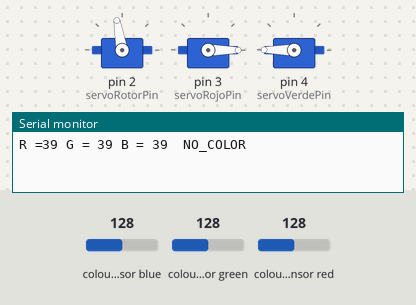
Recording of a sketch running on a simulated Arduino Uno, built with avr-gcc and run on an emulated ATmega328P. On the bench: 3 × servo, the last lines printed to the serial monitor. Wiring (inferred from the names in the program): TCS3200 colour sensor: output pin 12; S2 pin 10; S3 pin 11; S0 pin 8; S1 pin 9. The test bench sets the inputs (shaded band); at power-on: colour sensor green 128, colour sensor blue 128, colour sensor red 128.

Above: at 5.2 s.
5.3 s: colour sensor green set to 136
At 7.27 s:
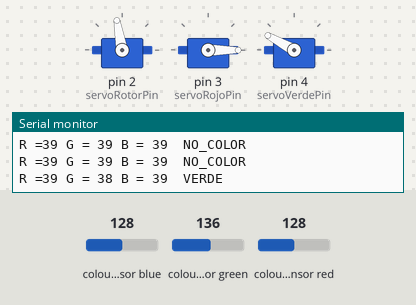
8.3 s: colour sensor blue set to 191
At 8.47 s:
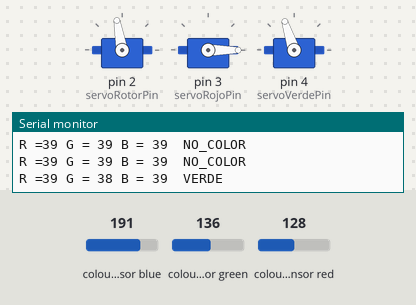
11.3 s: colour sensor red set to 250
At 13.41 s:
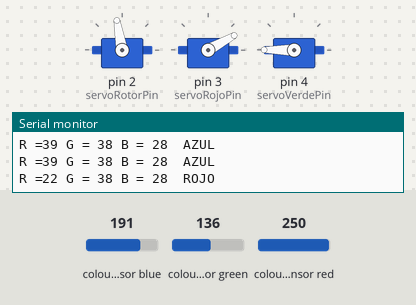
Timing chart, 0 to 20.3 s (numbered marks = the images above; inputs shaded):
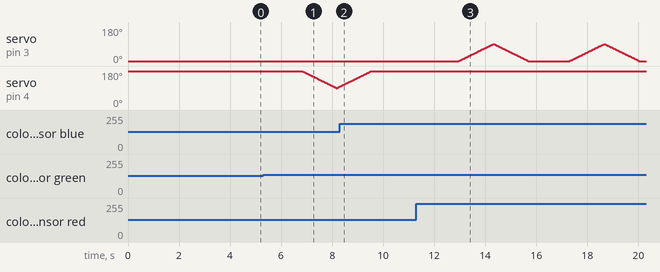

The sketch:

selectorColor.ino
```cpp
#include <Servo.h>

// SERVO ROTOR
const int servoRotorPin = 2;
Servo servoRotor;

// SERVO ROJO
const int servoRojoPin = 3;
Servo servoRojo;

// SERVO VERDE
const int servoVerdePin = 4;
Servo servoVerde;

// DETECTOR DE COLOR
const int colorS0 = 8;
const int colorS1 = 9;
const int colorS2 = 10;
const int colorS3 = 11;
const int colorOut = 12;

// COLORES
const String colorRojo = "ROJO";
const String colorVerde = "VERDE";
const String colorAzul = "AZUL";

// CONFIGURACION
void setup() {
  Serial.begin(9600);
  configurarServo360();
  configurarServoRojo();
  configurarServoVerde();
  configurarColor();
}

// LOGICA

void loop() {
  String color = leerColor();

  if (color == colorRojo) {
    delay(1000); // 1000 milisegundos es 1 segundo
    seleccionarRojo();
  } else if (color == colorVerde) {
    delay(1000);
    seleccionarVerde();
  }

}

// CONFIGURACION

void configurarServo360() {
  servoRotor.attach(servoRotorPin);
  servoRotor.write(100);
}

void configurarServoRojo() {
  servoRojo.attach(servoRojoPin);
  servoRojo.write(0);
}

void configurarServoVerde() {
  servoVerde.attach(servoVerdePin);
  servoVerde.write(180);
}

void configurarColor() {
  pinMode(colorS0, OUTPUT);
  pinMode(colorS1, OUTPUT);
  pinMode(colorS2, OUTPUT);
  pinMode(colorS3, OUTPUT);
  pinMode(colorOut, INPUT);

  digitalWrite(colorS0, HIGH);
  digitalWrite(colorS1, HIGH);
  delay (4000);
}

// FUNCIONALIDAD

void seleccionarRojo() {
  int pos = 0;

  // Gira el servo de 0 a 180 grados
  for (pos = 0; pos <= 90; pos += 1) {
    servoRojo.write(pos);  // Indica al servo que vaya a la posición 'pos'
    delay(15);  // Espera 15 milisegundos para que el servo alcance la posición
  }
  // Gira el servo de 180 a 0 grados
  for (pos = 90; pos >= 0; pos -= 1) {
    servoRojo.write(pos);  // Indica al servo que vaya a la posición 'pos'
    delay(15);  // Espera 15 milisegundos para que el servo alcance la posición
  }
}

void seleccionarVerde() {
  int pos = 0;
  // Gira el servo de 180 a 0 grados
  for (pos = 180; pos >= 90; pos -= 1) {
    servoVerde.write(pos);  // Indica al servo que vaya a la posición 'pos'
    delay(15);  // Espera 15 milisegundos para que el servo alcance la posición
  }

  // Gira el servo de 0 a 180 grados
  for (pos = 90; pos <= 180; pos += 1) {
    servoVerde.write(pos);  // Indica al servo que vaya a la posición 'pos'
    delay(15);  // Espera 15 milisegundos para que el servo alcance la posición
  }
}

String leerColor() {
  int rojo = leerRojo();
  // Delay para estabilizar el sensor
  delay(200);
  int verde = leerVerde();
  // Delay para estabilizar el sensor
  delay(200);
  int azul = leerAzul();
  // Delay para estabilizar el sensor
  delay(200);
  String color = "NO_COLOR";

  if (rojo < azul && verde > azul && rojo < 35) {
    color = colorRojo;
  } else if (azul < rojo && azul < verde && verde < rojo) {
    color = colorAzul;
  } else if (rojo > verde && azul > verde ) {
    color = colorVerde;
  }
  imprimirColores(rojo, verde, azul, color);
  return color;
}

int leerRojo() {
  digitalWrite(colorS2, LOW);
  digitalWrite(colorS3, LOW);
  //count OUT, pRed, RED
  return pulseIn(colorOut, digitalRead(colorOut) == HIGH ? LOW : HIGH);
}

int leerVerde() {
  digitalWrite(colorS2, HIGH);
  digitalWrite(colorS3, HIGH);
  return pulseIn(colorOut, digitalRead(colorOut) == HIGH ? LOW : HIGH);
}

int leerAzul() {
  digitalWrite(colorS2, LOW);
  digitalWrite(colorS3, HIGH);
  return pulseIn(colorOut, digitalRead(colorOut) == HIGH ? LOW : HIGH);
}

void imprimirColores(int rojo, int verde, int azul, String color) {
  Serial.print("R =");
  Serial.print(rojo, DEC);
  Serial.print(" G = ");
  Serial.print(verde, DEC);
  Serial.print(" B = ");
  Serial.print(azul, DEC);
  Serial.print("\t");
  Serial.println(color);
}
```

Measured:
- the behaviour switches between 131 and 132 on colour sensor green (found by bisection; images 0 and 1)
